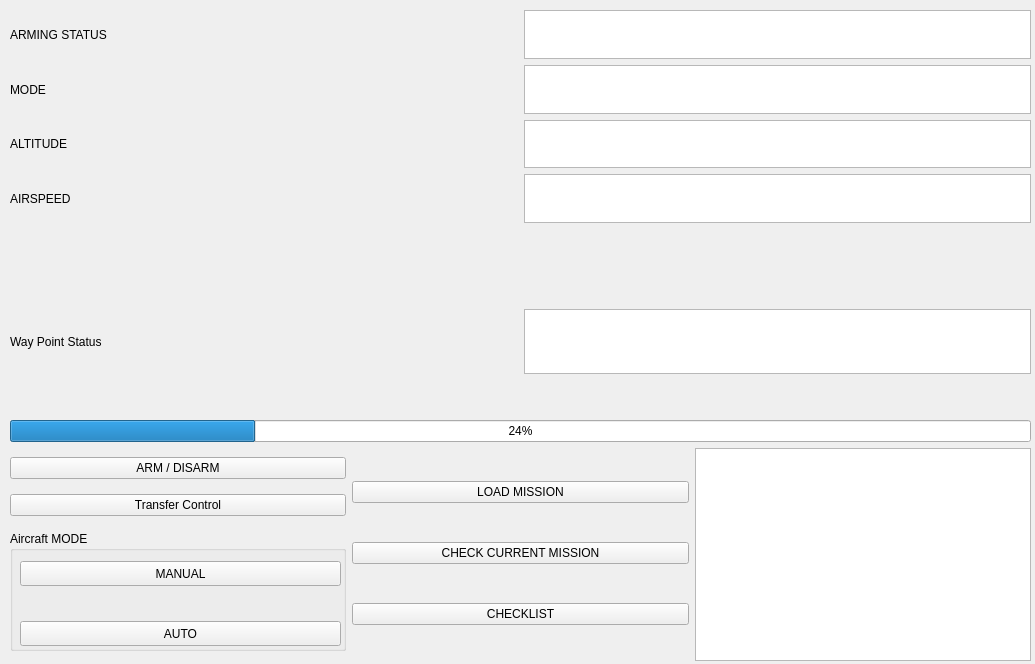
<?xml version="1.0" encoding="UTF-8"?>
<ui version="4.0">
 <class>Form</class>
 <widget class="QWidget" name="Form">
  <property name="geometry">
   <rect>
    <x>0</x>
    <y>0</y>
    <width>1035</width>
    <height>664</height>
   </rect>
  </property>
  <property name="windowTitle">
   <string>Form</string>
  </property>
  <widget class="QWidget" name="verticalLayoutWidget">
   <property name="geometry">
    <rect>
     <x>10</x>
     <y>10</y>
     <width>1021</width>
     <height>651</height>
    </rect>
   </property>
   <layout class="QVBoxLayout" name="verticalLayout">
    <item>
     <layout class="QVBoxLayout" name="verticalLayout_6">
      <item>
       <layout class="QHBoxLayout" name="horizontalLayout_2">
        <item>
         <layout class="QHBoxLayout" name="horizontalLayout_7">
          <item>
           <widget class="QLabel" name="label">
            <property name="sizePolicy">
             <sizepolicy hsizetype="Minimum" vsizetype="Minimum">
              <horstretch>0</horstretch>
              <verstretch>0</verstretch>
             </sizepolicy>
            </property>
            <property name="text">
             <string>ARMING STATUS</string>
            </property>
           </widget>
          </item>
          <item>
           <widget class="QTextEdit" name="arming_textedit">
            <property name="sizePolicy">
             <sizepolicy hsizetype="Ignored" vsizetype="Ignored">
              <horstretch>0</horstretch>
              <verstretch>0</verstretch>
             </sizepolicy>
            </property>
           </widget>
          </item>
         </layout>
        </item>
       </layout>
      </item>
      <item>
       <layout class="QHBoxLayout" name="horizontalLayout_3">
        <item>
         <widget class="QLabel" name="label_2">
          <property name="text">
           <string>MODE</string>
          </property>
         </widget>
        </item>
        <item>
         <widget class="QTextEdit" name="mode_textedit">
          <property name="sizePolicy">
           <sizepolicy hsizetype="Ignored" vsizetype="Ignored">
            <horstretch>0</horstretch>
            <verstretch>0</verstretch>
           </sizepolicy>
          </property>
         </widget>
        </item>
       </layout>
      </item>
      <item>
       <layout class="QHBoxLayout" name="horizontalLayout_6">
        <item>
         <widget class="QLabel" name="label_3">
          <property name="text">
           <string>ALTITUDE</string>
          </property>
         </widget>
        </item>
        <item>
         <widget class="QTextEdit" name="altitude_textedit">
          <property name="sizePolicy">
           <sizepolicy hsizetype="Ignored" vsizetype="Ignored">
            <horstretch>0</horstretch>
            <verstretch>0</verstretch>
           </sizepolicy>
          </property>
         </widget>
        </item>
       </layout>
      </item>
      <item>
       <layout class="QHBoxLayout" name="horizontalLayout_4">
        <item>
         <widget class="QLabel" name="label_4">
          <property name="text">
           <string>AIRSPEED</string>
          </property>
         </widget>
        </item>
        <item>
         <widget class="QTextEdit" name="airspeed_textedit">
          <property name="sizePolicy">
           <sizepolicy hsizetype="Ignored" vsizetype="Ignored">
            <horstretch>0</horstretch>
            <verstretch>0</verstretch>
           </sizepolicy>
          </property>
         </widget>
        </item>
       </layout>
      </item>
     </layout>
    </item>
    <item>
     <layout class="QVBoxLayout" name="verticalLayout_4">
      <property name="sizeConstraint">
       <enum>QLayout::SetMinimumSize</enum>
      </property>
      <item>
       <spacer name="verticalSpacer">
        <property name="orientation">
         <enum>Qt::Vertical</enum>
        </property>
        <property name="sizeType">
         <enum>QSizePolicy::Fixed</enum>
        </property>
        <property name="sizeHint" stdset="0">
         <size>
          <width>20</width>
          <height>80</height>
         </size>
        </property>
       </spacer>
      </item>
      <item>
       <layout class="QHBoxLayout" name="horizontalLayout">
        <item>
         <widget class="QLabel" name="label_5">
          <property name="text">
           <string>Way Point Status</string>
          </property>
         </widget>
        </item>
        <item>
         <widget class="QTextEdit" name="wp_textedit">
          <property name="sizePolicy">
           <sizepolicy hsizetype="Minimum" vsizetype="Ignored">
            <horstretch>0</horstretch>
            <verstretch>0</verstretch>
           </sizepolicy>
          </property>
         </widget>
        </item>
       </layout>
      </item>
      <item>
       <spacer name="verticalSpacer_2">
        <property name="orientation">
         <enum>Qt::Vertical</enum>
        </property>
        <property name="sizeType">
         <enum>QSizePolicy::Fixed</enum>
        </property>
        <property name="sizeHint" stdset="0">
         <size>
          <width>20</width>
          <height>40</height>
         </size>
        </property>
       </spacer>
      </item>
      <item>
       <widget class="QProgressBar" name="progressBar">
        <property name="value">
         <number>24</number>
        </property>
       </widget>
      </item>
     </layout>
    </item>
    <item>
     <layout class="QHBoxLayout" name="button_menu">
      <item>
       <layout class="QVBoxLayout" name="verticalLayout_2">
        <item>
         <widget class="QPushButton" name="arming_pushbutton">
          <property name="text">
           <string>ARM / DISARM</string>
          </property>
         </widget>
        </item>
        <item>
         <widget class="QPushButton" name="control_pushbutton">
          <property name="text">
           <string>Transfer Control</string>
          </property>
         </widget>
        </item>
        <item>
         <widget class="QGroupBox" name="groupBox">
          <property name="sizePolicy">
           <sizepolicy hsizetype="Preferred" vsizetype="Preferred">
            <horstretch>0</horstretch>
            <verstretch>0</verstretch>
           </sizepolicy>
          </property>
          <property name="maximumSize">
           <size>
            <width>16777215</width>
            <height>120</height>
           </size>
          </property>
          <property name="title">
           <string>Aircraft MODE</string>
          </property>
          <widget class="QPushButton" name="mode_manual_pushbutton">
           <property name="geometry">
            <rect>
             <x>10</x>
             <y>30</y>
             <width>321</width>
             <height>25</height>
            </rect>
           </property>
           <property name="sizePolicy">
            <sizepolicy hsizetype="Expanding" vsizetype="Fixed">
             <horstretch>0</horstretch>
             <verstretch>0</verstretch>
            </sizepolicy>
           </property>
           <property name="text">
            <string>MANUAL</string>
           </property>
          </widget>
          <widget class="QPushButton" name="mode_auto_pushbutton">
           <property name="geometry">
            <rect>
             <x>10</x>
             <y>90</y>
             <width>321</width>
             <height>25</height>
            </rect>
           </property>
           <property name="sizePolicy">
            <sizepolicy hsizetype="Expanding" vsizetype="Fixed">
             <horstretch>0</horstretch>
             <verstretch>0</verstretch>
            </sizepolicy>
           </property>
           <property name="text">
            <string>AUTO</string>
           </property>
          </widget>
         </widget>
        </item>
       </layout>
      </item>
      <item>
       <layout class="QVBoxLayout" name="verticalLayout_3">
        <item>
         <widget class="QPushButton" name="load_mission_pushbutton">
          <property name="text">
           <string>LOAD MISSION</string>
          </property>
         </widget>
        </item>
        <item>
         <widget class="QPushButton" name="check_mission_pushbutton">
          <property name="text">
           <string>CHECK CURRENT MISSION</string>
          </property>
         </widget>
        </item>
        <item>
         <widget class="QPushButton" name="checklist_pushbutton">
          <property name="text">
           <string>CHECKLIST</string>
          </property>
         </widget>
        </item>
       </layout>
      </item>
      <item>
       <widget class="QTextEdit" name="message_textedit">
        <property name="sizePolicy">
         <sizepolicy hsizetype="Ignored" vsizetype="Ignored">
          <horstretch>0</horstretch>
          <verstretch>0</verstretch>
         </sizepolicy>
        </property>
       </widget>
      </item>
     </layout>
    </item>
   </layout>
  </widget>
 </widget>
 <resources/>
 <connections/>
</ui>
